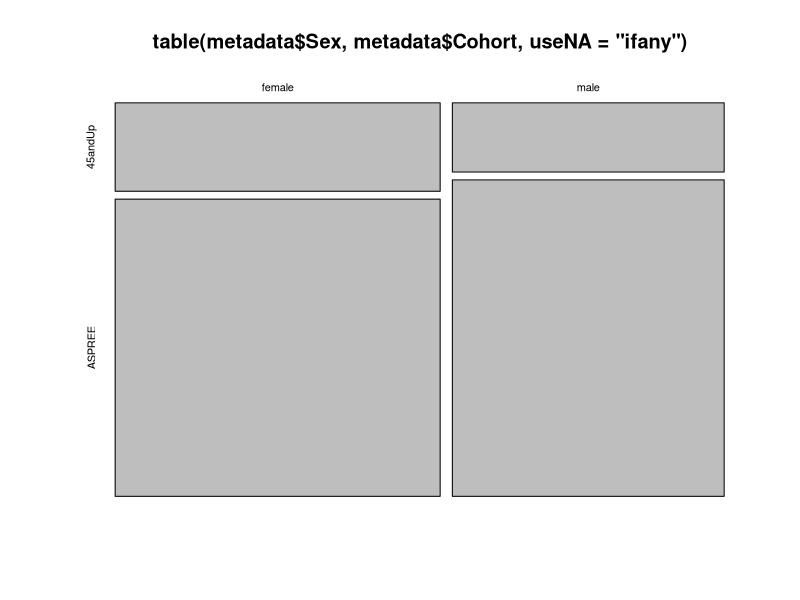
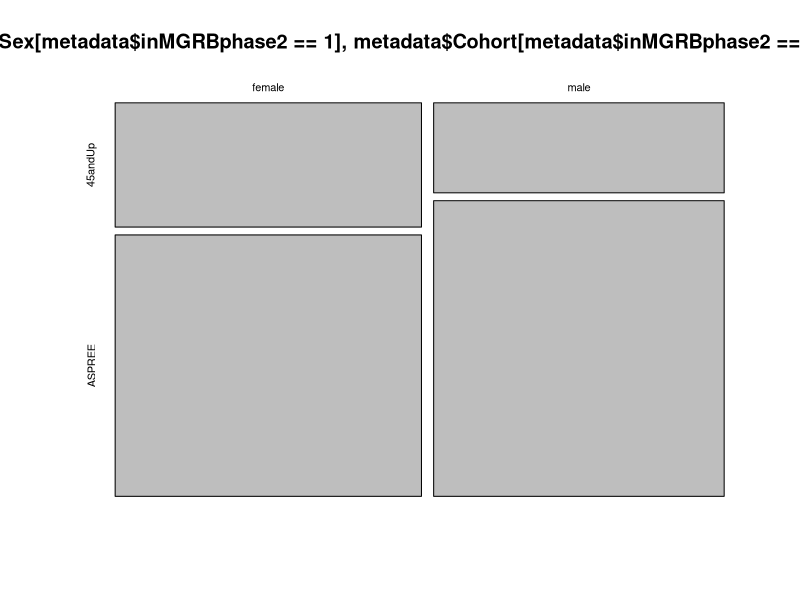
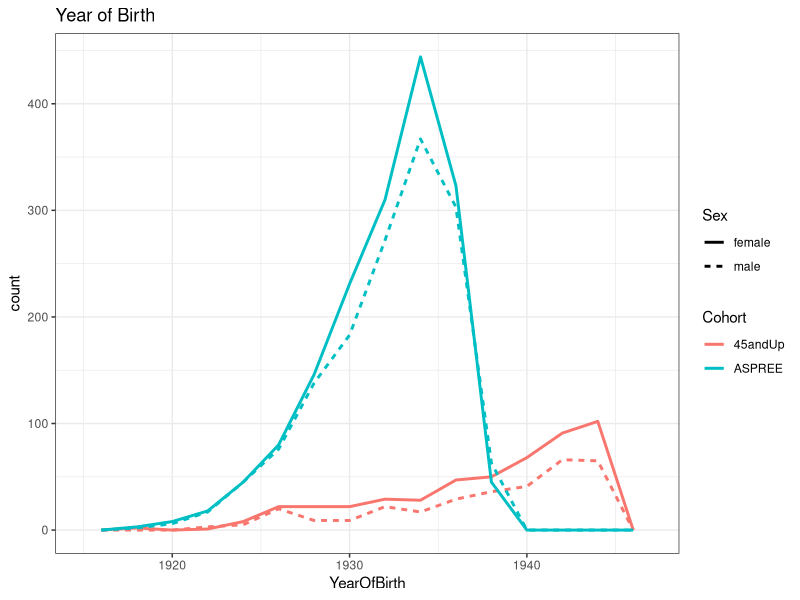
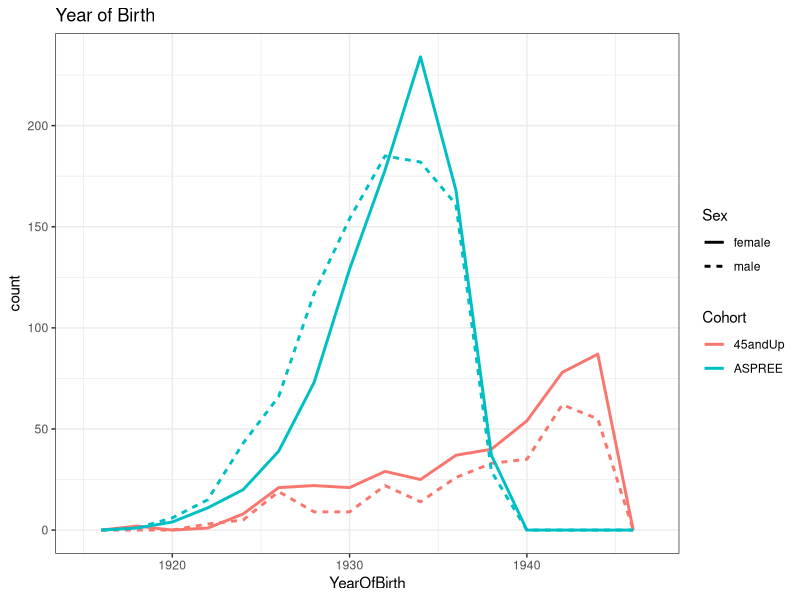
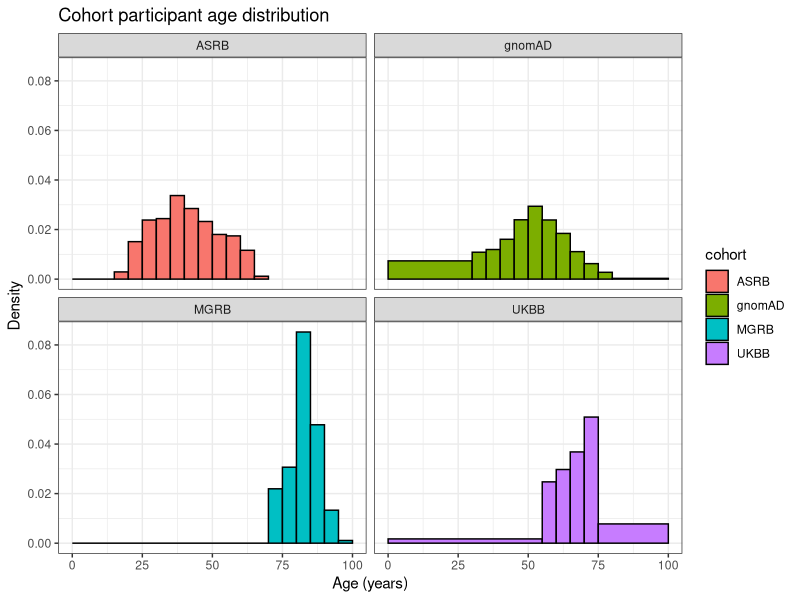
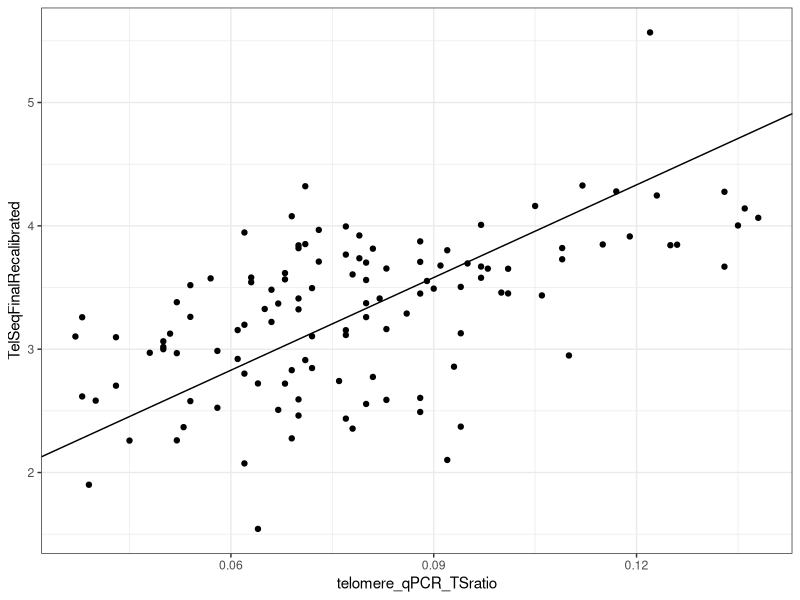
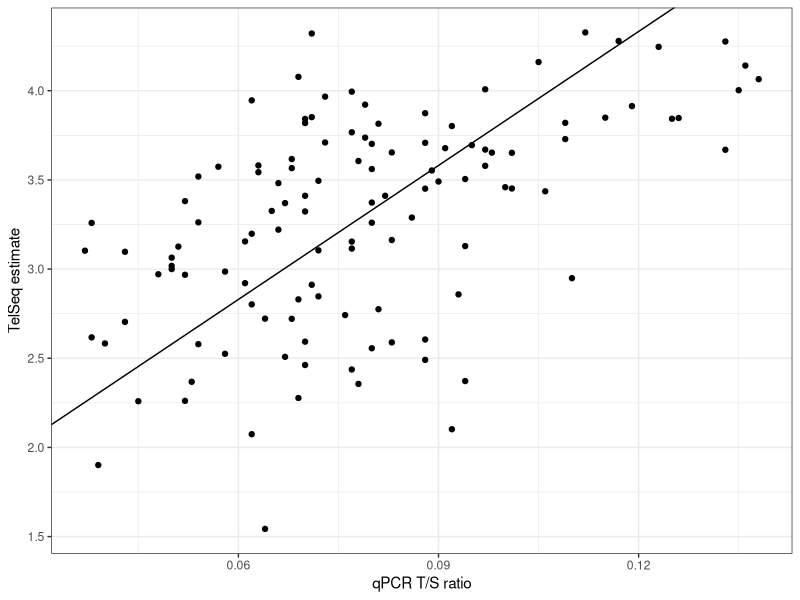
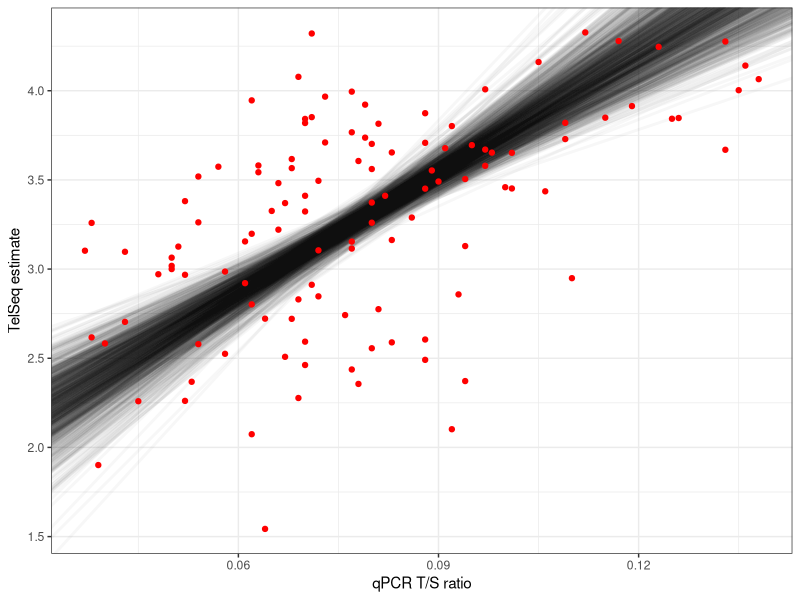

Source code (R) for these figures, in order:
## ---- chunk 1
phase2 = read.csv("data/MGRB_paper_sample_metadata_20181022.csv", stringsAsFactors = FALSE)
phase3 = read.csv("data/MGRB_additional_ASPREE_20180716.csv", stringsAsFactors = FALSE)

phase2 = phase2[phase2$cohort %in% c("ASPREE", "45andUp") & !is.na(phase2$Cancer.AnyCancer) & phase2$Cancer.AnyCancer == 0 & phase2$Cancer.AgeWithoutCancerYears >= 70, 
    c("sampleID", "externalID", "YearOfBirth", "HtMtrs", "WtKgs", "AbdoCircCms", "isFemale", "inMGRBphase2")]

phase3$isFemale = phase3$Gender_1male - 1
phase3 = phase3[,
    c("MGRB.Phase3", "ID", "YOB", "Ht_mtrs", "Wt_kgs", "AbdoCirc_cms", "isFemale")]

colnames(phase3) = c("sampleID", "externalID", "YearOfBirth", "HtMtrs", "WtKgs", "AbdoCircCms", "isFemale")
phase3$inMGRBphase2 = FALSE

phase2$Phase = 2
phase3$Phase = 3
phase2$Cohort = c("A" = "ASPREE", "B" = "45andUp")[substr(phase2$sampleID, 1, 1)]
phase3$Cohort = "ASPREE"

metadata = rbind(phase2, phase3)
metadata$HalfDecadeOfBirth = cut(metadata$YearOfBirth, breaks = seq(1910, 1950, 5), dig.lab = 4, right = FALSE)
metadata$AgeAt2016 = cut(2016 - metadata$YearOfBirth, breaks = seq(70, 100, 5), dig.lab = 3, right = FALSE)
metadata$Sex = c("male", "female")[metadata$isFemale + 1]
rm(phase2, phase3)
## ---- chunk 2
table(metadata$HalfDecadeOfBirth, metadata$Cohort, useNA = "ifany")
table(metadata$Sex, metadata$Cohort, useNA = "ifany")
plot(table(metadata$Sex, metadata$Cohort, useNA = "ifany"))
table(metadata$AgeAt2016, metadata$Cohort, useNA = "ifany")

table(metadata$HalfDecadeOfBirth[metadata$inMGRBphase2==1], metadata$Cohort[metadata$inMGRBphase2==1], useNA = "ifany")
table(metadata$Sex[metadata$inMGRBphase2==1], metadata$Cohort[metadata$inMGRBphase2==1], useNA = "ifany")
plot(table(metadata$Sex[metadata$inMGRBphase2==1], metadata$Cohort[metadata$inMGRBphase2==1], useNA = "ifany"))
table(metadata$AgeAt2016[metadata$inMGRBphase2==1], metadata$Cohort[metadata$inMGRBphase2==1], useNA = "ifany")
## ---- chunk 3
library(ggplot2)

ggplot(metadata, aes(x = YearOfBirth, col = Cohort, lty = Sex)) + geom_freqpoly(binwidth = 2, lwd = 1) + ggtitle("Year of Birth") + theme_bw()
ggplot(metadata[metadata$inMGRBphase2==1,], aes(x = YearOfBirth, col = Cohort, lty = Sex)) + geom_freqpoly(binwidth = 2, lwd = 1) + ggtitle("Year of Birth") + theme_bw()
## ---- chunk 4
temp.asrb = read.csv("data/MGRB_paper_sample_metadata_20181022.csv", stringsAsFactors = FALSE)
temp.asrb = temp.asrb[temp.asrb$cohort == "Cairns" & temp.asrb$successfullySequenced,]
temp.asrb$AgeAtCollectionYearsBinned = cut(temp.asrb$AgeAtCollectionYears, breaks = seq(15, 70, 5), dig.lab = 3, right = FALSE)

agebins.gnomad = c("[0,30)",                                  "[30,35)", "[35,40)", "[40,45)", "[45,50)", "[50,55)", "[55,60)", "[60,65)", "[65,70)", "[70,75)", "[75,80)", "[80,100)")
counts.gnomad =  c(    2666,                                        655,       721,       970,      1445,      1774,      1440,      1113,       669,       377,       166,        73 )
agebins.ukbb =   c(                                                                                        "[0,55)", "[55,60)", "[60,65)", "[65,70)", "[70,75)", "[75,100)"           )
counts.ukbb =    c(                                                                                           38752,     50598,     60776,     75293,    104051,     79455            )
agebins.asrb =   c("[0,15)", "[15,20)", "[20,25)", "[25,30)", "[30,35)", "[35,40)", "[40,45)", "[45,50)", "[50,55)", "[55,60)", "[60,65)", "[65,70)"                                  )
counts.asrb =    sapply(agebins.asrb, function(bin) sum(temp.asrb$AgeAtCollectionYearsBinned == bin))
agebins.mgrb =   c("[0,70)",                                                                                                                          "[70,75)", "[75,80)", "[80,85)", "[85,90)", "[90,95)", "[95,100)")
counts.mgrb =    sapply(agebins.mgrb, function(bin) sum(metadata$inMGRBphase2 & metadata$AgeAt2016 == bin))
counts = data.frame(
    interval = c(agebins.gnomad, agebins.ukbb, agebins.asrb, agebins.mgrb),
    cohort = rep(c("gnomAD", "UKBB", "ASRB", "MGRB"), c(length(agebins.gnomad), length(agebins.ukbb), length(agebins.asrb), length(agebins.mgrb))),
    count = c(counts.gnomad, counts.ukbb, counts.asrb, counts.mgrb))
temp = strsplit(gsub("^\\[([0-9]+,[0-9]+)\\)$", "\\1", counts$interval), ",")
counts$lower = as.integer(sapply(temp, function(x) x[1]))
counts$upper = as.integer(sapply(temp, function(x) x[2]))
library(plyr)
counts$fraction = counts$count / daply(counts, .(cohort), function(d) sum(d$count))[counts$cohort]
counts$density = counts$fraction / (counts$upper - counts$lower)
ggplot(counts, aes(xmin = lower, xmax = upper, ymin = 0, ymax = density, fill = cohort)) + geom_rect(col = "black") + theme_bw() + facet_wrap(~ cohort) + ggtitle("Cohort participant age distribution") + ylab("Density") + xlab("Age (years)")

## ---- chunk 5
phase2 = read.csv("data/MGRB_paper_sample_metadata_20181022.csv", stringsAsFactors = FALSE)
teldata = phase2[phase2$successfullySequenced == 1,c("TelSeqFinalRecalibrated", "telomere_qPCR_TSratio")]
teldata = teldata[!apply(is.na(teldata), 1, any),]

# Standardise by robust measures to enable Deming-type regression
teldata$TelSeqFinalRecalibrated.stand = (teldata$TelSeqFinalRecalibrated - median(teldata$TelSeqFinalRecalibrated)) / mad(teldata$TelSeqFinalRecalibrated)
teldata$telomere_qPCR_TSratio.stand = (teldata$telomere_qPCR_TSratio - median(teldata$telomere_qPCR_TSratio)) / mad(teldata$telomere_qPCR_TSratio)

deming = function(x, y)
{
    cx = median(x)
    cy = median(y)
    sx = mad(x)
    sy = mad(y)

    xt = (x-cx)/sx
    yt = (y-cy)/sy

    df = data.frame(xt = xt, yt = yt)
    pca = prcomp(~ xt + yt, df)
    a1t = pca$rotation[2,1] / pca$rotation[1,1]
    a0t = pca$center[[2]] - a1t*pca$center[[1]]

    a1 = a1t*sy/sx
    a0 = a0t*sy - a1t*cx*sy/sx + cy

    list(slope = a1, intercept = a0)
}

temp = deming(teldata$telomere_qPCR_TSratio, teldata$TelSeqFinalRecalibrated)
ggplot(teldata, aes(y = TelSeqFinalRecalibrated, x = telomere_qPCR_TSratio)) + geom_point() + geom_abline(slope = temp$slope, intercept = temp$intercept) + theme_bw()

# One conspicuous outlier; remove and repeat

teldata2 = teldata[teldata$TelSeqFinalRecalibrated < 5,]
temp = deming(teldata$telomere_qPCR_TSratio, teldata$TelSeqFinalRecalibrated)
ggplot(teldata2, aes(y = TelSeqFinalRecalibrated, x = telomere_qPCR_TSratio)) + geom_point() + geom_abline(slope = temp$slope, intercept = temp$intercept) + theme_bw() + xlab("qPCR T/S ratio") + ylab("TelSeq estimate")

library(boot)
set.seed(314159)
temp2 = boot(teldata2, function(data, indices) { unlist(deming(data$telomere_qPCR_TSratio[indices], data$TelSeqFinalRecalibrated[indices])) }, R = 1e4)

temp3 = data.frame(temp2$t)
colnames(temp3) = c("slope", "intercept")
ggplot(teldata2, aes(y = TelSeqFinalRecalibrated, x = telomere_qPCR_TSratio)) + geom_abline(aes(slope = slope, intercept = intercept), data = temp3[1:1000,], alpha = 0.03, lwd = 1) + geom_point(col = "red") + theme_bw() + xlab("qPCR T/S ratio") + ylab("TelSeq estimate")

boot.ci(temp2, index = 2)
cor.test(teldata2[,1], teldata2[,2], method = "kendall")

